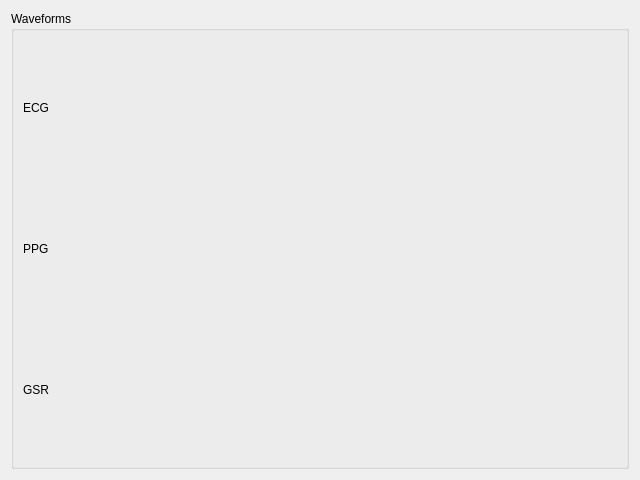
<?xml version="1.0" encoding="UTF-8"?>
<ui version="4.0">
 <class>Form</class>
 <widget class="QWidget" name="Form">
  <property name="geometry">
   <rect>
    <x>0</x>
    <y>0</y>
    <width>640</width>
    <height>480</height>
   </rect>
  </property>
  <property name="windowTitle">
   <string>Form</string>
  </property>
  <layout class="QVBoxLayout" name="verticalLayout">
   <item>
    <widget class="QGroupBox" name="groupBox">
     <property name="sizePolicy">
      <sizepolicy hsizetype="Preferred" vsizetype="Expanding">
       <horstretch>0</horstretch>
       <verstretch>0</verstretch>
      </sizepolicy>
     </property>
     <property name="title">
      <string>Waveforms</string>
     </property>
     <layout class="QVBoxLayout" name="verticalLayout_2">
      <item>
       <layout class="QHBoxLayout" name="plotLayout_ecg">
        <item>
         <widget class="QLabel" name="label_ppg_2">
          <property name="text">
           <string>ECG</string>
          </property>
         </widget>
        </item>
       </layout>
      </item>
      <item>
       <layout class="QHBoxLayout" name="plotLayout_ppg">
        <item>
         <widget class="QLabel" name="label_ppg">
          <property name="text">
           <string>PPG</string>
          </property>
         </widget>
        </item>
       </layout>
      </item>
      <item>
       <layout class="QHBoxLayout" name="plotLayout_gsr">
        <item>
         <widget class="QLabel" name="label_gsr">
          <property name="text">
           <string>GSR</string>
          </property>
         </widget>
        </item>
       </layout>
      </item>
     </layout>
    </widget>
   </item>
  </layout>
 </widget>
 <resources/>
 <connections/>
</ui>
